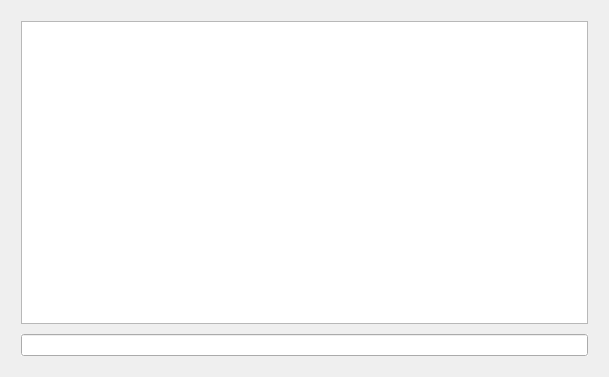
<?xml version="1.0" encoding="UTF-8"?>
<ui version="4.0">
 <class>TestDialog</class>
 <widget class="QDialog" name="TestDialog">
  <property name="geometry">
   <rect>
    <x>0</x>
    <y>0</y>
    <width>609</width>
    <height>377</height>
   </rect>
  </property>
  <property name="windowTitle">
   <string>Dialog</string>
  </property>
  <layout class="QHBoxLayout" name="horizontalLayout">
   <item>
    <layout class="QVBoxLayout" name="verticalLayout">
     <property name="spacing">
      <number>10</number>
     </property>
     <property name="sizeConstraint">
      <enum>QLayout::SetMaximumSize</enum>
     </property>
     <property name="margin">
      <number>10</number>
     </property>
     <item>
      <widget class="QPlainTextEdit" name="uiTextEditor">
       <property name="cursor" stdset="0">
        <cursorShape>IBeamCursor</cursorShape>
       </property>
       <property name="readOnly">
        <bool>true</bool>
       </property>
       <property name="centerOnScroll">
        <bool>true</bool>
       </property>
      </widget>
     </item>
     <item>
      <layout class="QHBoxLayout" name="horizontalLayout_2" stretch="0">
       <item>
        <widget class="QLineEdit" name="ImputCmd">
         <property name="enabled">
          <bool>true</bool>
         </property>
         <property name="autoFillBackground">
          <bool>true</bool>
         </property>
        </widget>
       </item>
      </layout>
     </item>
    </layout>
   </item>
  </layout>
 </widget>
 <resources/>
 <connections>
  <connection>
   <sender>uiTextEditor</sender>
   <signal>textChanged()</signal>
   <receiver>uiTextEditor</receiver>
   <slot>update()</slot>
   <hints>
    <hint type="sourcelabel">
     <x>304</x>
     <y>188</y>
    </hint>
    <hint type="destinationlabel">
     <x>304</x>
     <y>188</y>
    </hint>
   </hints>
  </connection>
  <connection>
   <sender>ImputCmd</sender>
   <signal>returnPressed()</signal>
   <receiver>uiTextEditor</receiver>
   <slot>centerCursor()</slot>
   <hints>
    <hint type="sourcelabel">
     <x>304</x>
     <y>343</y>
    </hint>
    <hint type="destinationlabel">
     <x>304</x>
     <y>171</y>
    </hint>
   </hints>
  </connection>
 </connections>
</ui>
